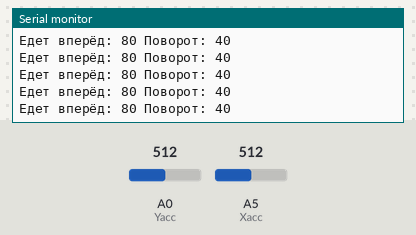
Bench run of a sketch on a simulated Arduino Uno, built with avr-gcc and run on an emulated ATmega328P. Parts: the last lines printed to the serial monitor. The inputs (shaded band) are chosen by the test bench; at power-on: A0 (Yacc) = 512, A5 (Xacc) = 512. No radio packets arrive unless stated.

Above: at 1.2 s.
1.3 s: A0 (Yacc) set to 500
At 1.46 s:
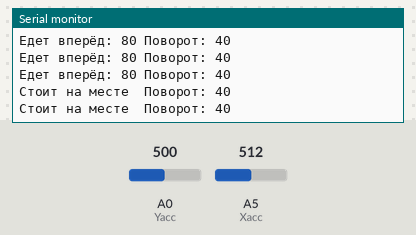
3.3 s: A0 (Yacc) set to 511
At 3.31 s:
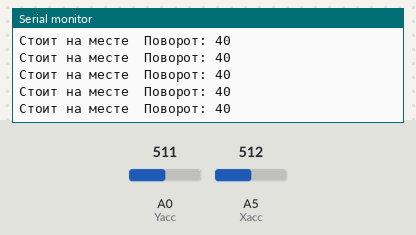
6.3 s: A0 (Yacc) set to 492
At 6.42 s:
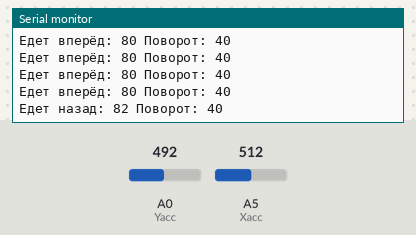
8.3 s: A5 (Xacc) set to 492
At 8.3 s:
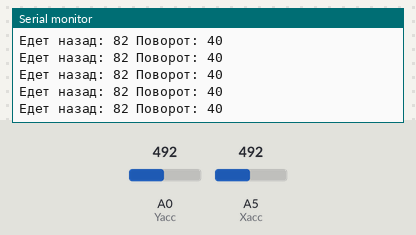
9.8 s: A0 (Yacc) set to 508
At 9.95 s:
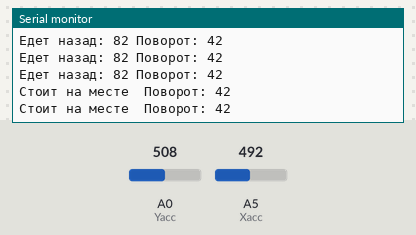
12.8 s: A0 (Yacc) set to 490
At 12.84 s:
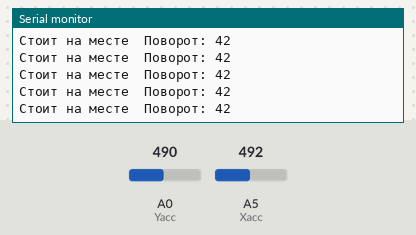

Measured:
- the behaviour switches between 511 and 510 on A0 (Yacc) (found by bisection; images 0 and 1)
- after the input at 1.3 s, the serial monitor: prints a new line after 0.09 s (image 1)
- after the input at 6.3 s, the serial monitor: prints a new line after 0.10 s (image 3)
- after the input at 9.8 s, the serial monitor: prints a new line after 0.08 s (image 5)

The sketch:

Djoistick.ino
```cpp
/*   Данный скетч делает следующее: передатчик (TX) отправляет массив
 *   данных, который генерируется согласно показаниям с кнопки и с
 *   двух потенциомтеров. Приёмник (RX) получает массив, и записывает
 *   данные на реле, сервомашинку и генерирует ШИМ сигнал на транзистор.
    by AlexGyver 2016
*/

#include <SPI.h>          // библиотека для работы с шиной SPI
#include "nRF24L01.h"     // библиотека радиомодуля
#include "RF24.h"         // ещё библиотека радиомодуля

RF24 radio(9, 10); // "создать" модуль на пинах 9 и 10 Для Уно
//RF24 radio(9,53); // для Меги

byte address[][6] = {"1Node", "2Node", "3Node", "4Node", "5Node", "6Node"}; //возможные номера труб

byte to_send_info[3];

#define Yacc A0
#define Xacc A5


//#define potmaxangle 255.0

void setup() {
  Serial.begin(9600); //открываем порт для связи с ПК


  radio.begin(); //активировать модуль
  radio.setAutoAck(1);         //режим подтверждения приёма, 1 вкл 0 выкл
  radio.setRetries(0, 15);    //(время между попыткой достучаться, число попыток)
  radio.enableAckPayload();    //разрешить отсылку данных в ответ на входящий сигнал
  radio.setPayloadSize(32);     //размер пакета, в байтах

  radio.openWritingPipe(address[0]);   //мы - труба 0, открываем канал для передачи данных
  radio.setChannel(0x60);  //выбираем канал (в котором нет шумов!)

  radio.setPALevel (RF24_PA_MAX); //уровень мощности передатчика. На выбор RF24_PA_MIN, RF24_PA_LOW, RF24_PA_HIGH, RF24_PA_MAX
  radio.setDataRate (RF24_250KBPS); //скорость обмена. На выбор RF24_2MBPS, RF24_1MBPS, RF24_250KBPS
  //должна быть одинакова на приёмнике и передатчике!
  //при самой низкой скорости имеем самую высокую чувствительность и дальность!!

  radio.powerUp(); //начать работу
  radio.stopListening();  //не слушаем радиоэфир, мы передатчик
}
int fase = 1;
void loop() {


int sped;
  //Serial.println(analogRead(povorot));
  if (analogRead(Yacc) > 510) {
    fase = 1;
    sped = map(analogRead(Yacc), 511, 1023, 80, 255);
    Serial.print("Едет вперёд: ");
    Serial.print(sped);
  }
  else if(analogRead(Yacc) < 500) {
    fase = 0;
    sped = map(499 - analogRead(Yacc), 1, 499, 80, 255);
    Serial.print("Едет назад: ");
    Serial.print(sped);
  }
  else {
    sped = 0;
    Serial.print("Стоит на месте ");
  }


  to_send_info[0] = fase;

  to_send_info[1] = sped;


  int angle = map(analogRead(Xacc), 0, 1023, 69, 11);
  if( analogRead(Xacc) > 498 && analogRead(Xacc) < 502) angle = 40;
  Serial.print(" Поворот: ");
  Serial.println(angle);
  to_send_info[2] = angle;


  radio.write(&to_send_info, sizeof(to_send_info));

}
```
